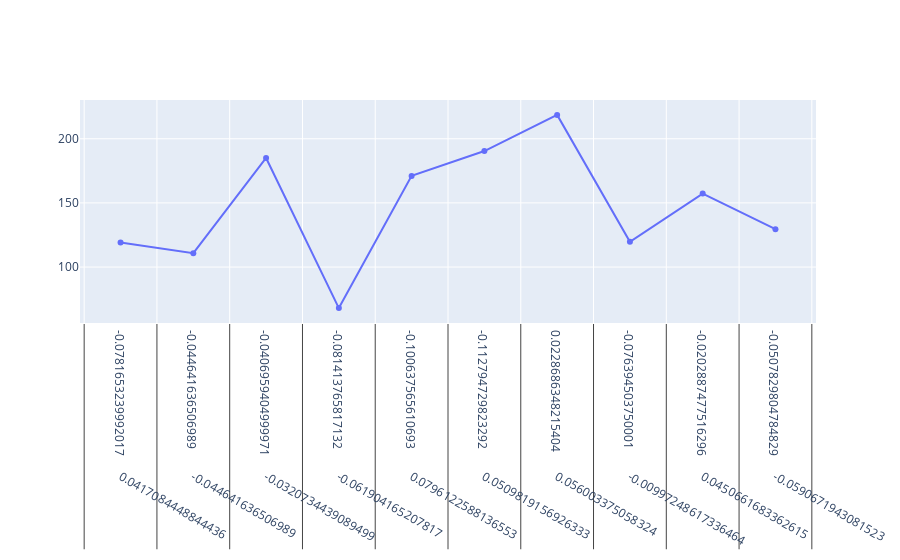

Notebook code cell kept with this figure:
### Code cell
fig = go.Figure()
fig.add_trace(go.Scatter(x=X_test, y=y_preds))
#fig.update_layout(title=f"Feature importances using MDI", yaxis_title='Mean decrease in impurity')
fig.show()

### Figure 1 — Plotly figure (JSON) as saved in the notebook; plotly's stock layout.template omitted (floating-point values rounded to 4 significant figures; data arrays with more than 128 entries replaced by an {"elided": "..."} marker saying what was removed)
{"data": [{"type": "scatter", "x": {"elided": "89x10 float values"}, "y": [119.1, 110.8, 185.0, 68.01, 171.1, 190.4, 218.6, 119.6, 157.3, 129.5, 214.2, 202.9, 88.42, 71.96, 236.9, 206.1, 175.6, 102.0, 114.1, 169.0, 187.7, 85.65, 144.1, 107.1, 94.05, 211.8, 90.73, 176.2, 122.6, 180.9, 157.1, 138.0, 192.4, 94.45, 166.3, 189.4, 110.7, 247.7, 172.5, 188.1, 160.1, 176.7, 115.8, 120.2, 141.5, 203.4, 152.4, 144.1, 190.2, 191.5, 59.81, 159.8, 102.1, 147.9, 186.1, 121.4, 159.1, 83.44, 55.58, 79.09, 99.46, 199.9, 168.5, 109.2, 276.4, 76.51, 74.14, 168.0, 198.2, 58.78, 163.5, 87.44, 89.57, 135.8, 158.8, 94.27, 108.0, 85.57, 223.4, 176.5, 100.0, 110.8, 149.7, 152.4, 113.4, 111.4, 98.36, 73.1, 270.5]}], "layout": {}}
